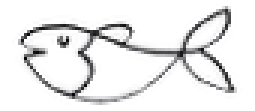
#> input picture template_matching_complete/fish.png, 85 x 37 px (shown 3 times larger)
$ python HW_04_06_rotate_translate_and_scale_mask_image.py
#> lines starting #> are read from the running program, lines starting #| are printed output that depends on the picture; after the words box and inside, x2 and y2 are one past the last pixel; in counts of white or black regions, pixels touching at a corner belong together
import os
import cv2
import numpy as np
import math

# Set the working directory to be the current one
os.chdir(os.path.dirname(os.path.abspath(__file__)))

# Load a reference image as grayscale
img_orig = cv2.imread('fish.png', 0)
#> img_orig: shape (37, 85); min 0, max 255, mean 233.7
img_mask = img_orig.copy()
cols, rows = img_mask.shape
#> cols = 37; rows = 85
img_mask[:] = 255
#> img_mask: shape (37, 85); every value is 255
img_mask[0, :] = 0
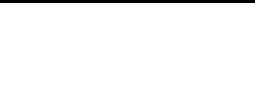
#> img_mask: shape (37, 85) (shown 3 times larger); 97.3% white; black in thin lines or dots, all inside (x1, y1, x2, y2) = (0, 0, 85, 1)
img_mask[:, 0] = 0
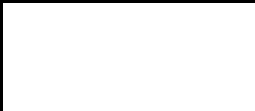
#> img_mask: shape (37, 85) (shown 3 times larger); 96.2% white; black in thin lines or dots
img_mask[cols-1, :] = 0
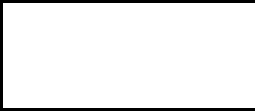
#> img_mask: shape (37, 85) (shown 3 times larger); 93.5% white; black in thin lines or dots
img_mask[:, rows-1] = 0
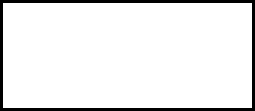
#> img_mask: shape (37, 85) (shown 3 times larger); 92.4% white; black in thin lines or dots

h, w = img_orig.shape
#> h = 37; w = 85
# Translation
change = 0
scale = [0.5, 1.0, 1.5]
theta = range(0, 360, 10)

for i in scale:
    for k in theta:
        key = cv2.waitKey(0)
        cv2.destroyAllWindows()
        img_resize = cv2.resize(img_mask, None, fx=i, fy=i, interpolation=cv2.INTER_CUBIC)
        cv2.imshow('', img_resize)
        if key == 32:
            change += 10
            rad_change = math.radians(change)
            M = cv2.getRotationMatrix2D((w/2,h/2), k, 1)
            nw = abs(w * np.cos(rad_change)) + abs(h * np.sin(rad_change))
            nh = abs(w * np.sin(rad_change)) + abs(h * np.cos(rad_change))
            M2 = np.float32([[0, 0, nw/2 - w/2],
                            [0, 0, nh/2 - h/2]])
            M3 = M + M2
            img_res = cv2.warpAffine(img_mask, M3, (int(nw), int(nh)))
            img_res = cv2.resize(img_res, None, fx=i, fy=i, interpolation=cv2.INTER_CUBIC)
            print(change)
            cv2.imshow('',img_res)
            if change == 350:
                break
        if key == 27: break
    if key == 27: break
#> this loop made 1 pass; (key Esc is pressed on pass 1)
#> after the loop, change = 0

cv2.destroyAllWindows()

$ run again, with template_matching_complete/test_0.png copied over template_matching_complete/fish.png
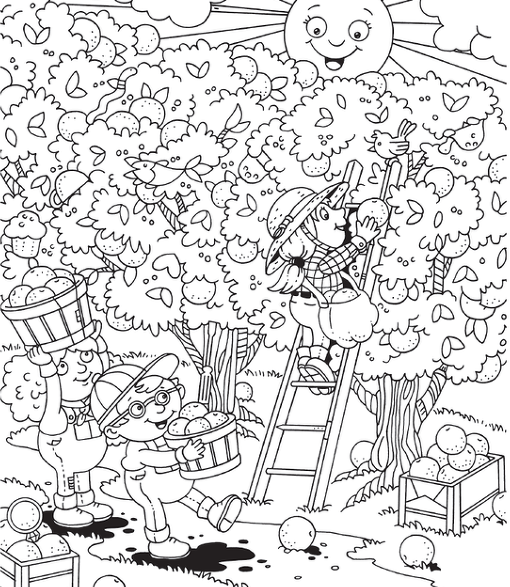
#> input picture template_matching_complete/test_0.png, 510 x 587 px
#> `img_mask[:, rows-1] = 0`:
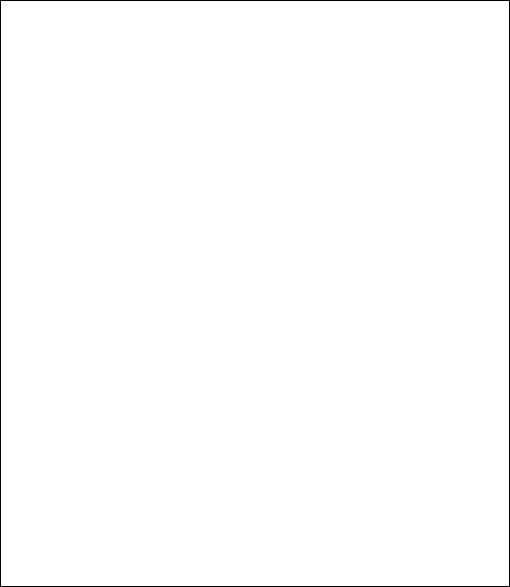
#> img_mask: shape (587, 510); 99.3% white; black in thin lines or dots
#> the loop `for i in scale:` made 1 pass; (key Esc is pressed on pass 1)
#> pass 1, `cv2.imshow('', img_resize)`:
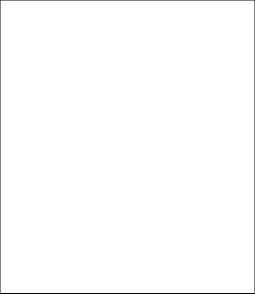
#> window '': shape (294, 255); min 0, max 255, mean 252.7
#> after the loop `for i in scale:`: change = 0
